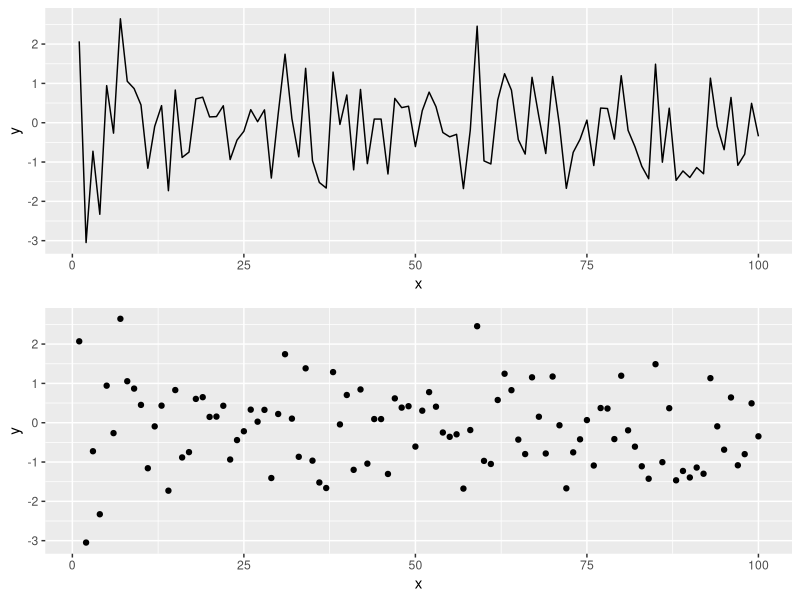

Write the R code that produced this figure.
## ---- chunk 1
knitr::opts_chunk$set(echo = TRUE, fig.width = 8, fig.height = 8, fig.alig = "center")
library(tidyverse)
library(gridExtra)
## ---- chunk 2
# Simulating data according to a normal distribution
x <- seq(1:100)
y <- rnorm(100) # Generating data form a normal distribution with mean 0 and variance 1

data <- data.frame(x = x,
                   y = y) #Creating a data frame

p1 <- ggplot(data, aes(x = x,
                       y= y))+
  geom_line()

p2 <- ggplot(data, aes(x = x,
                       y = y)) +
  geom_point()

grid.arrange(p1,p2)
